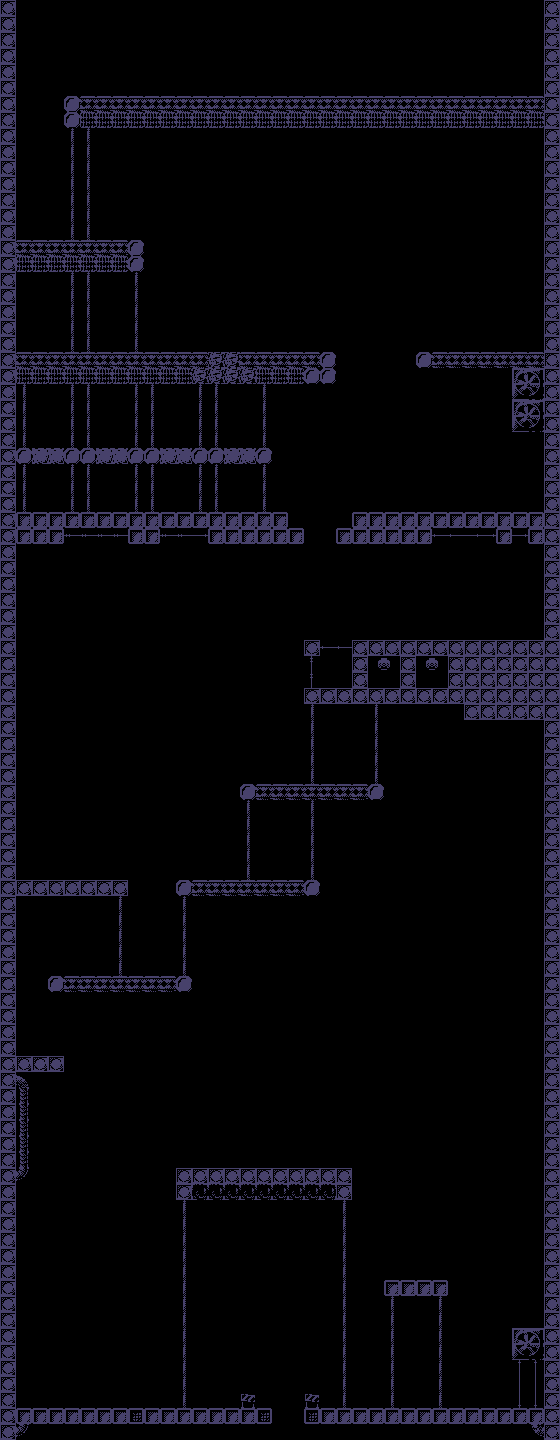

The image is a tile-based game level rendered from a .tmx file. Its description and source (layers, tilesets, objects; grid data summarised) follow:
An orthogonal 35x90 tile map with 16x16 px tiles, 1 tile layer (Kachelebene 1), 2 tilesets and 23 objects.

<map version="1.10" tiledversion="1.11.1" orientation="orthogonal" renderorder="right-down" width="35" height="90" tilewidth="16" tileheight="16" infinite="0" backgroundcolor="#000000" nextlayerid="9" nextobjectid="38">
 <tileset firstgid="1" source="Tileset.tsx" />
 <tileset firstgid="652" source="Dark.tsx" />
 <layer id="1" name="Kachelebene 1" width="35" height="90">
  <data>[3150 cells, 715 non-empty, 28 distinct tile ids]</data>
 </layer>
 <objectgroup id="2" name="Platforms">
  <object id="2" x="16.3125" y="352.018" width="319.651" height="31.9194" />
  <object id="3" x="416.091" y="352.091" width="127.545" height="15.8182" />
  <object id="4" x="16.4245" y="448.165" width="255.401" height="15.9194" />
  <object id="5" x="16.1563" y="1408.06" width="255.839" height="15.875" />
  <object id="7" x="304.018" y="1408.08" width="239.839" height="15.875" />
  <object id="8" x="512.059" y="1328.04" width="31.7303" height="31.962" />
  <object id="9" x="512.001" y="368.25" width="31.8224" height="63.6932" />
  <object id="10" x="351.883" y="512.04" width="192.151" height="15.9194" />
  <object id="11" x="176.067" y="880.04" width="143.725" height="15.6069" />
  <object id="12" x="240.078" y="784.049" width="143.736" height="15.8455" />
  <object id="13" x="352.049" y="640.041" width="191.856" height="63.9705" />
  <object id="14" x="303.993" y="688.043" width="47.9806" height="15.9421" />
  <object id="15" x="304.094" y="640.05" width="15.8752" height="15.8994" />
  <object id="16" x="16.1325" y="1055.99" width="47.8161" height="16.0308" />
  <object id="17" x="48.0577" y="976.041" width="143.785" height="15.9194" />
  <object id="19" x="16.1403" y="880.066" width="111.787" height="15.8881" />
  <object id="26" x="384.027" y="1280.07" width="63.9621" height="15.878" />
  <object id="27" x="176.04" y="1168.04" width="175.933" height="31.9705" />
  <object id="33" x="16.2768" y="512.04" width="271.611" height="15.9194" />
  <object id="34" x="336.216" y="528.124" width="192.151" height="15.9194" />
  <object id="35" x="111.695" y="528.103" width="192.151" height="15.9194" />
  <object id="36" x="16" y="240" width="128" height="32" />
 </objectgroup>
 <objectgroup id="4" name="Checkpoints">
  <object id="32" x="178.083" y="324.667" width="16" height="32" />
 </objectgroup>
 <objectgroup id="3" name="Dynamic" />
</map>
